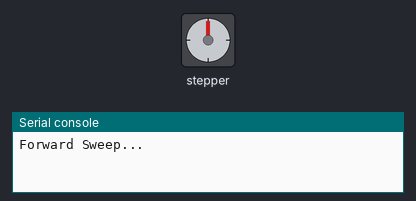
A program run on a simulated Raspberry Pi Pico running CircuitPython. Shown: stepper motor, the last lines printed to the serial console. The stepper is drawn at 200 steps a turn.

Above: at 0.05 s.
At 2.05 s:
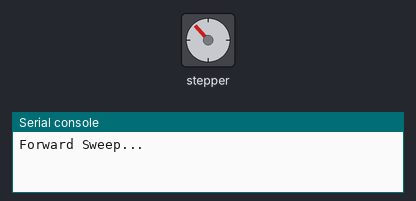
At 4.1 s:
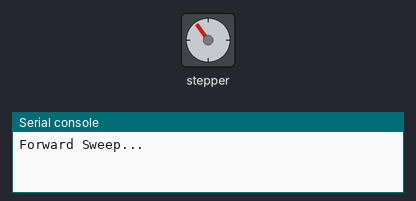
At 8.15 s:
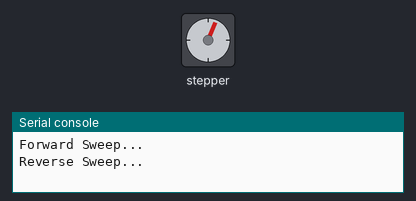
Timing chart, 0 to 10.7 s (numbered marks = the images above):
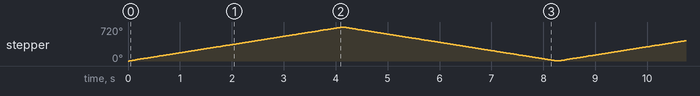

The program:

code_drv8833.py
```python
import time
import board
import digitalio
from adafruit_motor import stepper

DELAY = 0.01
STEPS = 400

coils = (
    digitalio.DigitalInOut(board.GP12),  # A1
    digitalio.DigitalInOut(board.GP13),  # A2
    digitalio.DigitalInOut(board.GP14),  # B1
    digitalio.DigitalInOut(board.GP15),  # B2
)

for coil in coils:
    coil.direction = digitalio.Direction.OUTPUT

motor = stepper.StepperMotor(coils[0], coils[1], coils[2], coils[3], microsteps=None)

while True:
    print("Forward Sweep...")
    for step in range(STEPS):
        motor.onestep()
        time.sleep(DELAY)

    print("Reverse Sweep...")
    for step in range(STEPS):
        motor.onestep(direction=stepper.BACKWARD)
        time.sleep(DELAY)

motor.release()
```

Measured:
- by itself, stepper: turns 720° clockwise in 4.1 s, then 719° counter-clockwise in 4.1 s, repeating every 8.3 s
